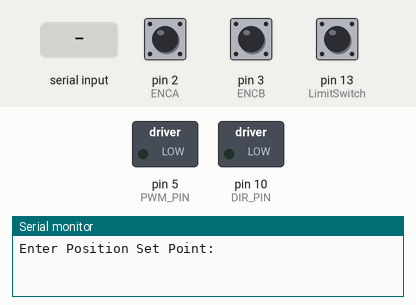
Recording of a sketch running on a simulated Arduino Uno, built with avr-gcc and run on an emulated ATmega328P. Parts: switched loads named in the sketch (green lamp = pin HIGH), the last lines printed to the serial monitor. The inputs (shaded band) are chosen by the test bench; at power-on: pin 2 (ENCA) HIGH, pin 3 (ENCB) HIGH, pin 13 (LimitSwitch) HIGH.

Above: at 1.0 s.
1.1 s: "90,45,200\n" received over Serial
At 1.8 s:
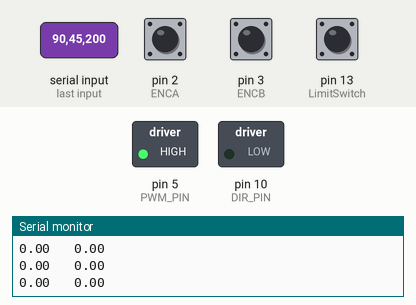
4.1 s: "30,150,10\n" received over Serial
At 5.4 s:
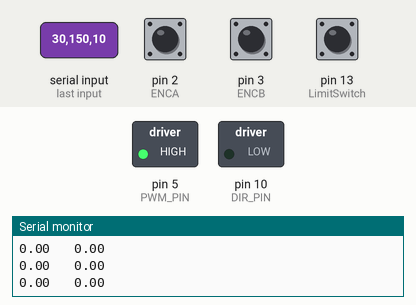
5.7 s: "90,45,200,10\n" received over Serial
Timing chart, 0 to 14.2 s (numbered marks = the images above; inputs shaded):
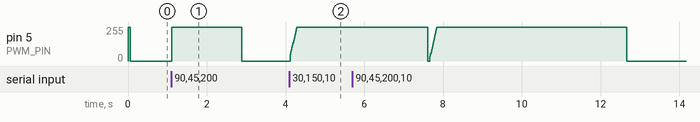

Measured:
- after the input at 1.1 s, pin 5 (PWM_PIN): 0/255 → 255/255 at once, → 0/255 1.8 s later
- after the input at 4.1 s, pin 5 (PWM_PIN): moves from 0/255 to 255/255 over 0.17 s, starting at once

The sketch:

Speed_position_PID_control.ino
```cpp
#include "main.h"

// PID constants
float kp_v = 3.7;
float ki_v = 34.48 * 3.7;
float kp_p = 10;
int i = 0;

//PID variables
long start_time = 0;
volatile int posi = 0; // current position
long prevT = 0; // previous time
float eintegral = 0; // integral error
float pos_setpoint = 0; // target position
float vel_setpoint = 0; // target velocity
float velocity = 0;
double pos = 0;
double pos_error = 0;
double vel_error = 0;
float Pos_ControlSignal = 0;
float Vel_ControlSignal = 0;

void setup() {
    // Encoder
    pinMode(ENCA, INPUT_PULLUP);
    pinMode(ENCB, INPUT_PULLUP);
    // Motor
    pinMode(PWM_PIN, OUTPUT);
    pinMode(DIR_PIN, OUTPUT);
    // Interrupts
    attachInterrupt(digitalPinToInterrupt(ENCA), readEncoder1, RISING);
    attachInterrupt(digitalPinToInterrupt(ENCB), readEncoder2, RISING);

    while (digitalRead(LimitSwitch) == LOW) setMotor(-1, 200);
    setMotor(1, 255);
    delay(60);
    analogWrite(PWM_PIN, 0);
    posi = 0;

    Serial.begin(9600);
    Serial.println("Enter Position Set Point: ");
    while (!Serial.available());
    pos_setpoint = Serial.parseFloat();
    if (pos_setpoint > 80) pos_setpoint = 80;
    while (pos_setpoint < 0) {
        while (!Serial.available());
        pos_setpoint = Serial.parseFloat();
        Serial.println("Enter a positive Position Set Point: ");
        while (!Serial.available());
        pos_setpoint = Serial.parseFloat();
        if (pos_setpoint > 80) pos_setpoint = 80;
    }
    while (!Serial.available());
    vel_setpoint = fabs(Serial.parseFloat());
    Serial.println("Enter Velocity Set Point:");
    while (!Serial.available());
    vel_setpoint = fabs(Serial.parseFloat());
    if (vel_setpoint > 63) vel_setpoint = 63;
    start_time = millis();
    prevT = micros();
}

void loop() {
    if (i < 1)
        pos_error = fabs(pos_setpoint - pos);
    if (millis() - start_time < (pos_error / vel_setpoint) * 1000 + 500) {
        // time difference
        long currT = micros();
        float deltaT = ((float)(currT - prevT)) / (1.0e6);
        prevT = currT;

        // Read position and velocity
        noInterrupts();
        velocity = ((posi / 102.313892) - pos) / deltaT;
        pos = (double(posi) / 102.313892);
        interrupts();

        // Position Control Signal
        Pos_ControlSignal = (pos_setpoint - pos) * kp_p;

        // Saturation of the control signal with target velocity
        if (fabs(Pos_ControlSignal) > vel_setpoint) {
            if (Pos_ControlSignal >= 0)
                Pos_ControlSignal = vel_setpoint;
            else
                Pos_ControlSignal = -vel_setpoint;
        }

        vel_error = Pos_ControlSignal - velocity;
        eintegral = eintegral + vel_error * deltaT;
        Vel_ControlSignal = kp_v * vel_error + ki_v * eintegral;

        int dir = 1;
        if (Vel_ControlSignal < 0) dir = -1;

        // Motor power
        float pwr = fabs(Vel_ControlSignal);
        if (pwr >= 255) pwr = 255;

        setMotor(dir, pwr);
        i++;

        if (i > 1) {
            Serial.print(velocity);
            Serial.print("   ");
            Serial.print(pos);
            Serial.println();
        }
    } else {
        setMotor(0, 0);
        while (!Serial.available());
        pos_setpoint = Serial.parseFloat();
        Serial.println("Enter Position Set Point: ");
        while (!Serial.available());
        pos_setpoint = Serial.parseFloat();
        if (pos_setpoint > 80) pos_setpoint = 80;
        while (pos_setpoint < 0) {
            while (!Serial.available());
            pos_setpoint = Serial.parseFloat();
            Serial.println("Enter a positive Position Set Point: ");
            while (!Serial.available());
            pos_setpoint = Serial.parseFloat();
            if (pos_setpoint > 80) pos_setpoint = 80;
        }

        while (!Serial.available());
        vel_setpoint = fabs(Serial.parseFloat());
        Serial.println("Enter Velocity Set Point:");
        while (!Serial.available());
        vel_setpoint = fabs(Serial.parseFloat());
        if (vel_setpoint > 63) vel_setpoint = 63;
        i = 0;
        eintegral = 0;
        start_time = millis();
        prevT = micros();
    }
}
```

main.cpp
```cpp
#if ARDUINO >= 100
#include "Arduino.h"
#else
#include "WProgram.h"
#endif

#include "main.h"

void setMotor(int dir, int pwmVal) {
    analogWrite(PWM_PIN, pwmVal);
    if (dir == 1)
        digitalWrite(DIR_PIN, LOW);
    else if (dir == -1)
        digitalWrite(DIR_PIN, HIGH);
}

void readEncoder1() {
    int b = digitalRead(ENCB);
    if (b > 0)
        posi--;
    else
        posi++;
}

void readEncoder2() {
    int b = digitalRead(ENCA);
    if (b > 0)
        posi++;
    else
        posi--;
}

void Input(float pos_setpoint, float vel_setpoint) {
    while (!Serial.available());
    pos_setpoint = Serial.parseFloat();
    Serial.println("Enter Position Set Point: ");
    while (!Serial.available());
    pos_setpoint = Serial.parseFloat();
    delay(100);
    if (pos_setpoint > 75) pos_setpoint = 75;

    while (!Serial.available());
    vel_setpoint = Serial.parseFloat();
    Serial.println("Enter Velocity Set Point:");
    while (!Serial.available());
    vel_setpoint = Serial.parseFloat();
    if (vel_setpoint > 63) vel_setpoint = 63;
}
```

main.h
```cpp
#pragma once
#ifndef main_h
#define main_h

#define ENCA 2
#define ENCB 3
#define PWM_PIN 5
#define DIR_PIN 10
#define LimitSwitch 13

extern volatile int posi;
void setMotor(int dir, int pwmVal);
void readEncoder1();
void readEncoder2();
void Input(float pos_setpoint, float vel_setpoint);

#endif
```
